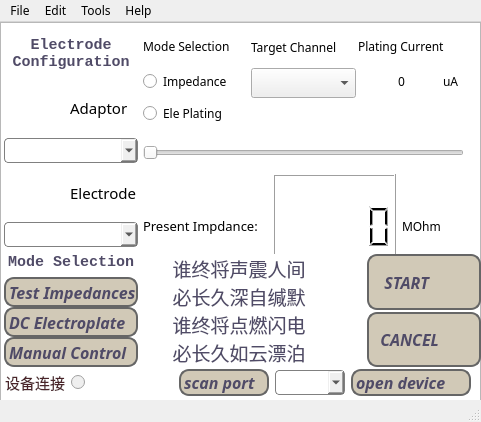
<?xml version="1.0" encoding="UTF-8"?>
<ui version="4.0">
 <class>MainWindow</class>
 <widget class="QMainWindow" name="MainWindow">
  <property name="enabled">
   <bool>true</bool>
  </property>
  <property name="geometry">
   <rect>
    <x>0</x>
    <y>0</y>
    <width>481</width>
    <height>422</height>
   </rect>
  </property>
  <property name="sizePolicy">
   <sizepolicy hsizetype="Fixed" vsizetype="Fixed">
    <horstretch>0</horstretch>
    <verstretch>0</verstretch>
   </sizepolicy>
  </property>
  <property name="minimumSize">
   <size>
    <width>481</width>
    <height>422</height>
   </size>
  </property>
  <property name="maximumSize">
   <size>
    <width>481</width>
    <height>422</height>
   </size>
  </property>
  <property name="font">
   <font>
    <family>Trebuchet MS</family>
   </font>
  </property>
  <property name="mouseTracking">
   <bool>false</bool>
  </property>
  <property name="windowTitle">
   <string>MainWindow</string>
  </property>
  <widget class="QWidget" name="centralwidget">
   <property name="autoFillBackground">
    <bool>true</bool>
   </property>
   <property name="styleSheet">
    <string notr="true"/>
   </property>
   <widget class="QWidget" name="layoutWidget">
    <property name="geometry">
     <rect>
      <x>0</x>
      <y>0</y>
      <width>481</width>
      <height>376</height>
     </rect>
    </property>
    <layout class="QGridLayout" name="gridLayout_2">
     <property name="spacing">
      <number>0</number>
     </property>
     <item row="0" column="1">
      <layout class="QVBoxLayout" name="verticalLayout_5">
       <property name="topMargin">
        <number>6</number>
       </property>
       <item>
        <widget class="QStackedWidget" name="stackedWidget">
         <property name="enabled">
          <bool>true</bool>
         </property>
         <property name="sizePolicy">
          <sizepolicy hsizetype="Preferred" vsizetype="Preferred">
           <horstretch>66</horstretch>
           <verstretch>0</verstretch>
          </sizepolicy>
         </property>
         <property name="minimumSize">
          <size>
           <width>300</width>
           <height>0</height>
          </size>
         </property>
         <property name="sizeIncrement">
          <size>
           <width>100</width>
           <height>0</height>
          </size>
         </property>
         <property name="baseSize">
          <size>
           <width>500</width>
           <height>0</height>
          </size>
         </property>
         <property name="acceptDrops">
          <bool>false</bool>
         </property>
         <property name="styleSheet">
          <string notr="true">QStackedWidget{
    border:none;
    
  }  
 border-bottom-right-radius:10px;</string>
         </property>
         <property name="currentIndex">
          <number>2</number>
         </property>
         <widget class="QWidget" name="page">
          <property name="styleSheet">
           <string notr="true"/>
          </property>
          <layout class="QVBoxLayout" name="verticalLayout_6">
           <item>
            <layout class="QHBoxLayout" name="horizontalLayout_2" stretch="3,2,1">
             <item>
              <widget class="QLabel" name="label_7">
               <property name="font">
                <font>
                 <family>Kristen ITC</family>
                 <pointsize>11</pointsize>
                </font>
               </property>
               <property name="text">
                <string>     During Time:</string>
               </property>
              </widget>
             </item>
             <item>
              <widget class="QSpinBox" name="spinBox">
               <property name="minimumSize">
                <size>
                 <width>0</width>
                 <height>30</height>
                </size>
               </property>
               <property name="font">
                <font>
                 <family>3ds</family>
                 <pointsize>11</pointsize>
                </font>
               </property>
              </widget>
             </item>
             <item>
              <widget class="QLabel" name="label_8">
               <property name="sizePolicy">
                <sizepolicy hsizetype="Preferred" vsizetype="Preferred">
                 <horstretch>0</horstretch>
                 <verstretch>0</verstretch>
                </sizepolicy>
               </property>
               <property name="font">
                <font>
                 <family>3ds</family>
                 <pointsize>11</pointsize>
                </font>
               </property>
               <property name="text">
                <string>ms</string>
               </property>
              </widget>
             </item>
            </layout>
           </item>
           <item>
            <layout class="QHBoxLayout" name="horizontalLayout_3" stretch="3,2,1">
             <item>
              <widget class="QLabel" name="label_9">
               <property name="font">
                <font>
                 <family>Kristen ITC</family>
                 <pointsize>11</pointsize>
                </font>
               </property>
               <property name="text">
                <string>     Pause  Time:</string>
               </property>
              </widget>
             </item>
             <item>
              <widget class="QSpinBox" name="spinBox_2">
               <property name="sizePolicy">
                <sizepolicy hsizetype="Minimum" vsizetype="Fixed">
                 <horstretch>0</horstretch>
                 <verstretch>0</verstretch>
                </sizepolicy>
               </property>
               <property name="minimumSize">
                <size>
                 <width>0</width>
                 <height>30</height>
                </size>
               </property>
               <property name="font">
                <font>
                 <family>3ds</family>
                 <pointsize>12</pointsize>
                </font>
               </property>
              </widget>
             </item>
             <item>
              <widget class="QLabel" name="label_10">
               <property name="font">
                <font>
                 <family>3ds</family>
                 <pointsize>11</pointsize>
                </font>
               </property>
               <property name="text">
                <string>S</string>
               </property>
              </widget>
             </item>
            </layout>
           </item>
           <item>
            <widget class="QSlider" name="horizontalSlider">
             <property name="styleSheet">
              <string notr="true">QSlider{border:none;}
QSlider::groove:horizontal {
    border: none;
    height: 6px;
    border-radius: 10px;
    background: lightgray;
}
QSlider::handle:horizontal {
    border: none;
    margin: -5px 0px; /* 上下边距和左右边距*/
    width: 16px;
    height: 16px;
    border-radius: 8px;
    background:black;
    border-image: url(:/images/playPbHandle16_White.png);
}
/*划过部分*/
QSlider::sub-page:horizontal {
    background: black;
    height: 4px;
    border-radius: 3px;
}
/*未划过部分*/
QSlider::add-page:horizontal {
    background: lightgray;
    height: 4px;
    border-radius: 3px;
}
 #e83c3c;</string>
             </property>
             <property name="orientation">
              <enum>Qt::Horizontal</enum>
             </property>
            </widget>
           </item>
           <item>
            <layout class="QHBoxLayout" name="horizontalLayout_5" stretch="3,2,1">
             <item>
              <widget class="QLabel" name="label_11">
               <property name="font">
                <font>
                 <family>Kristen ITC</family>
                 <pointsize>11</pointsize>
                </font>
               </property>
               <property name="text">
                <string>     Plating Current:</string>
               </property>
              </widget>
             </item>
             <item>
              <widget class="QLabel" name="label_12">
               <property name="font">
                <font>
                 <family>3ds</family>
                 <pointsize>11</pointsize>
                </font>
               </property>
               <property name="text">
                <string>0</string>
               </property>
              </widget>
             </item>
             <item>
              <widget class="QLabel" name="label_13">
               <property name="text">
                <string>uA</string>
               </property>
              </widget>
             </item>
            </layout>
           </item>
           <item>
            <layout class="QHBoxLayout" name="horizontalLayout_6" stretch="2,1">
             <item>
              <widget class="QLabel" name="label_15">
               <property name="font">
                <font>
                 <family>Kristen ITC</family>
                 <pointsize>11</pointsize>
                </font>
               </property>
               <property name="text">
                <string>     Present Plating Channel:</string>
               </property>
              </widget>
             </item>
             <item>
              <widget class="QLabel" name="label_16">
               <property name="font">
                <font>
                 <family>3ds</family>
                 <pointsize>12</pointsize>
                </font>
               </property>
               <property name="text">
                <string>0</string>
               </property>
              </widget>
             </item>
            </layout>
           </item>
          </layout>
         </widget>
         <widget class="QWidget" name="page_3"/>
         <widget class="QWidget" name="page_2">
          <widget class="QWidget" name="layoutWidget">
           <property name="geometry">
            <rect>
             <x>5</x>
             <y>-1</y>
             <width>321</width>
             <height>251</height>
            </rect>
           </property>
           <layout class="QVBoxLayout" name="verticalLayout_10" stretch="1,1,1">
            <item>
             <layout class="QHBoxLayout" name="horizontalLayout_9" stretch="1,1,1">
              <property name="spacing">
               <number>2</number>
              </property>
              <item>
               <layout class="QVBoxLayout" name="verticalLayout_7">
                <property name="topMargin">
                 <number>2</number>
                </property>
                <property name="bottomMargin">
                 <number>4</number>
                </property>
                <item>
                 <widget class="QLabel" name="label_5">
                  <property name="font">
                   <font>
                    <family>Kristen ITC</family>
                   </font>
                  </property>
                  <property name="text">
                   <string>Mode Selection</string>
                  </property>
                 </widget>
                </item>
                <item>
                 <widget class="QRadioButton" name="radioButton_2">
                  <property name="minimumSize">
                   <size>
                    <width>0</width>
                    <height>30</height>
                   </size>
                  </property>
                  <property name="font">
                   <font>
                    <family>Kristen ITC</family>
                   </font>
                  </property>
                  <property name="text">
                   <string>Impedance</string>
                  </property>
                 </widget>
                </item>
                <item>
                 <widget class="QRadioButton" name="radioButton_3">
                  <property name="minimumSize">
                   <size>
                    <width>0</width>
                    <height>30</height>
                   </size>
                  </property>
                  <property name="font">
                   <font>
                    <family>Kristen ITC</family>
                   </font>
                  </property>
                  <property name="text">
                   <string>Ele Plating</string>
                  </property>
                 </widget>
                </item>
               </layout>
              </item>
              <item>
               <layout class="QVBoxLayout" name="verticalLayout_8">
                <property name="topMargin">
                 <number>2</number>
                </property>
                <property name="bottomMargin">
                 <number>4</number>
                </property>
                <item>
                 <widget class="QLabel" name="label_17">
                  <property name="font">
                   <font>
                    <family>Kristen ITC</family>
                   </font>
                  </property>
                  <property name="text">
                   <string>Target Channel</string>
                  </property>
                 </widget>
                </item>
                <item>
                 <widget class="QComboBox" name="comboBox_4">
                  <property name="minimumSize">
                   <size>
                    <width>0</width>
                    <height>30</height>
                   </size>
                  </property>
                 </widget>
                </item>
                <item>
                 <spacer name="verticalSpacer">
                  <property name="orientation">
                   <enum>Qt::Vertical</enum>
                  </property>
                  <property name="sizeType">
                   <enum>QSizePolicy::Fixed</enum>
                  </property>
                  <property name="sizeHint" stdset="0">
                   <size>
                    <width>20</width>
                    <height>30</height>
                   </size>
                  </property>
                 </spacer>
                </item>
               </layout>
              </item>
              <item>
               <layout class="QVBoxLayout" name="verticalLayout_9">
                <property name="topMargin">
                 <number>2</number>
                </property>
                <property name="bottomMargin">
                 <number>4</number>
                </property>
                <item>
                 <widget class="QLabel" name="label_18">
                  <property name="font">
                   <font>
                    <family>Kristen ITC</family>
                   </font>
                  </property>
                  <property name="text">
                   <string>Plating Current</string>
                  </property>
                 </widget>
                </item>
                <item>
                 <layout class="QHBoxLayout" name="horizontalLayout_7" stretch="0,2,1">
                  <item>
                   <spacer name="horizontalSpacer_2">
                    <property name="orientation">
                     <enum>Qt::Horizontal</enum>
                    </property>
                    <property name="sizeHint" stdset="0">
                     <size>
                      <width>40</width>
                      <height>20</height>
                     </size>
                    </property>
                   </spacer>
                  </item>
                  <item>
                   <widget class="QLabel" name="label_21">
                    <property name="minimumSize">
                     <size>
                      <width>0</width>
                      <height>30</height>
                     </size>
                    </property>
                    <property name="text">
                     <string>0</string>
                    </property>
                   </widget>
                  </item>
                  <item>
                   <widget class="QLabel" name="label_22">
                    <property name="text">
                     <string>uA</string>
                    </property>
                   </widget>
                  </item>
                 </layout>
                </item>
                <item>
                 <spacer name="verticalSpacer_2">
                  <property name="orientation">
                   <enum>Qt::Vertical</enum>
                  </property>
                  <property name="sizeType">
                   <enum>QSizePolicy::Fixed</enum>
                  </property>
                  <property name="sizeHint" stdset="0">
                   <size>
                    <width>20</width>
                    <height>30</height>
                   </size>
                  </property>
                 </spacer>
                </item>
               </layout>
              </item>
             </layout>
            </item>
            <item>
             <widget class="QSlider" name="horizontalSlider_2">
              <property name="minimumSize">
               <size>
                <width>0</width>
                <height>30</height>
               </size>
              </property>
              <property name="styleSheet">
               <string notr="true">QSlider{border:none;}
QSlider::groove:horizontal {
    border: none;
    height: 6px;
    border-radius: 10px;
    background: lightgray;
}
QSlider::handle:horizontal {
    border: none;
    margin: -5px 0px; /* 上下边距和左右边距*/
    width: 16px;
    height: 16px;
    border-radius: 8px;
    background:black;
    border-image: url(:/images/playPbHandle16_White.png);
}
/*划过部分*/
QSlider::sub-page:horizontal {
    background: black;
    height: 4px;
    border-radius: 3px;
}
/*未划过部分*/
QSlider::add-page:horizontal {
    background: lightgray;
    height: 4px;
    border-radius: 3px;
}
 #e83c3c;</string>
              </property>
              <property name="orientation">
               <enum>Qt::Horizontal</enum>
              </property>
             </widget>
            </item>
            <item>
             <layout class="QHBoxLayout" name="horizontalLayout_8" stretch="2,2,1">
              <item>
               <widget class="QLabel" name="label_19">
                <property name="font">
                 <font>
                  <family>Kristen ITC</family>
                  <pointsize>10</pointsize>
                 </font>
                </property>
                <property name="text">
                 <string>Present Impdance:</string>
                </property>
               </widget>
              </item>
              <item>
               <widget class="QLCDNumber" name="lcdNumber"/>
              </item>
              <item>
               <widget class="QLabel" name="label_20">
                <property name="text">
                 <string>MOhm</string>
                </property>
               </widget>
              </item>
             </layout>
            </item>
           </layout>
          </widget>
         </widget>
        </widget>
       </item>
       <item>
        <layout class="QHBoxLayout" name="horizontalLayout" stretch="2,1">
         <property name="spacing">
          <number>2</number>
         </property>
         <item>
          <layout class="QGridLayout" name="gridLayout">
           <item row="0" column="0">
            <widget class="QLabel" name="label_14">
             <property name="font">
              <font>
               <family>华文行楷</family>
               <pointsize>14</pointsize>
              </font>
             </property>
             <property name="styleSheet">
              <string notr="true">QLabel{border:none;color: #504B67;}</string>
             </property>
             <property name="text">
              <string>       谁终将声震人间
       必长久深自缄默
       谁终将点燃闪电
       必长久如云漂泊</string>
             </property>
             <property name="textFormat">
              <enum>Qt::PlainText</enum>
             </property>
             <property name="wordWrap">
              <bool>true</bool>
             </property>
             <property name="indent">
              <number>0</number>
             </property>
            </widget>
           </item>
          </layout>
         </item>
         <item>
          <layout class="QVBoxLayout" name="verticalLayout_3">
           <item>
            <widget class="QPushButton" name="pushButton_4">
             <property name="sizePolicy">
              <sizepolicy hsizetype="Preferred" vsizetype="Preferred">
               <horstretch>0</horstretch>
               <verstretch>0</verstretch>
              </sizepolicy>
             </property>
             <property name="minimumSize">
              <size>
               <width>0</width>
               <height>0</height>
              </size>
             </property>
             <property name="styleSheet">
              <string notr="true">QPushButton {
    font-family: &quot;Microsoft YaHei&quot;;
    font-size: 16px;
    color: #504B67;
    font-style: italic;
    font-weight: bold;

    text-align: left center;
    padding-left:3px;
    padding-top: 0px;

    border-style: solid;
    border-width: 2px;
    border-color: #666666;
    border-radius: 10px;

	border-top-left-radius: 10px;
	border-top-right-radius: 10px;
	border-bottom-left-radius: 10px;
	border-bottom-right-radius: 10px;
	border-radius: 10px;


    background-color: #D1C9B7;
    background-repeat: no-repeat;
    background-position: left center;
}
QPushButton:hover{
	color:#FFF5EE;;
	border-color:#666666; 
    background-color: #D2B48C;
}
QPushButton:pressed{
	color: #504B67;
	border-color:#F4A460;
    background-color:#F0FFFF;
}</string>
             </property>
             <property name="text">
              <string>   START</string>
             </property>
            </widget>
           </item>
           <item>
            <widget class="QPushButton" name="pushButton_5">
             <property name="sizePolicy">
              <sizepolicy hsizetype="Preferred" vsizetype="Preferred">
               <horstretch>0</horstretch>
               <verstretch>0</verstretch>
              </sizepolicy>
             </property>
             <property name="minimumSize">
              <size>
               <width>0</width>
               <height>0</height>
              </size>
             </property>
             <property name="styleSheet">
              <string notr="true">QPushButton {
    font-family: &quot;Microsoft YaHei&quot;;
    font-size: 16px;
    color: #504B67;
    font-style: italic;
    font-weight: bold;

    text-align: left center;
    padding-left:3px;
    padding-top: 0px;

    border-style: solid;
    border-width: 2px;
    border-color: #666666;
    border-radius: 10px;

	border-top-left-radius: 10px;
	border-top-right-radius: 10px;
	border-bottom-left-radius: 10px;
	border-bottom-right-radius: 10px;
	border-radius: 10px;


    background-color: #D1C9B7;
    background-repeat: no-repeat;
    background-position: left center;
}
QPushButton:hover{
	color:#FFF5EE;;
	border-color:#666666; 
    background-color: #D2B48C;
}
QPushButton:pressed{
	color: #504B67;
	border-color:#F4A460;
    background-color:#F0FFFF;
}</string>
             </property>
             <property name="text">
              <string>  CANCEL</string>
             </property>
            </widget>
           </item>
          </layout>
         </item>
        </layout>
       </item>
      </layout>
     </item>
     <item row="0" column="0">
      <layout class="QVBoxLayout" name="verticalLayout_4" stretch="1,1">
       <property name="leftMargin">
        <number>4</number>
       </property>
       <property name="topMargin">
        <number>6</number>
       </property>
       <item>
        <layout class="QVBoxLayout" name="verticalLayout">
         <item>
          <widget class="QLabel" name="label">
           <property name="enabled">
            <bool>true</bool>
           </property>
           <property name="sizePolicy">
            <sizepolicy hsizetype="Preferred" vsizetype="Fixed">
             <horstretch>0</horstretch>
             <verstretch>0</verstretch>
            </sizepolicy>
           </property>
           <property name="minimumSize">
            <size>
             <width>0</width>
             <height>50</height>
            </size>
           </property>
           <property name="baseSize">
            <size>
             <width>0</width>
             <height>0</height>
            </size>
           </property>
           <property name="font">
            <font>
             <family>Consolas</family>
             <pointsize>11</pointsize>
             <weight>75</weight>
             <italic>false</italic>
             <bold>true</bold>
            </font>
           </property>
           <property name="contextMenuPolicy">
            <enum>Qt::DefaultContextMenu</enum>
           </property>
           <property name="acceptDrops">
            <bool>false</bool>
           </property>
           <property name="layoutDirection">
            <enum>Qt::LeftToRight</enum>
           </property>
           <property name="autoFillBackground">
            <bool>false</bool>
           </property>
           <property name="styleSheet">
            <string notr="true">QLabel{border:none;color: #504B67;}</string>
           </property>
           <property name="text">
            <string>Electrode
Configuration</string>
           </property>
           <property name="alignment">
            <set>Qt::AlignCenter</set>
           </property>
          </widget>
         </item>
         <item>
          <widget class="QLabel" name="label_3">
           <property name="sizePolicy">
            <sizepolicy hsizetype="Preferred" vsizetype="Preferred">
             <horstretch>0</horstretch>
             <verstretch>0</verstretch>
            </sizepolicy>
           </property>
           <property name="minimumSize">
            <size>
             <width>0</width>
             <height>20</height>
            </size>
           </property>
           <property name="font">
            <font>
             <family>Buxton Sketch</family>
             <pointsize>11</pointsize>
            </font>
           </property>
           <property name="styleSheet">
            <string notr="true">QLabel{border:none;color: black;}</string>
           </property>
           <property name="text">
            <string>                 Adaptor</string>
           </property>
          </widget>
         </item>
         <item>
          <widget class="QComboBox" name="comboBox">
           <property name="minimumSize">
            <size>
             <width>0</width>
             <height>25</height>
            </size>
           </property>
           <property name="styleSheet">
            <string notr="true">QComboBox{
    border:1px solid gray;
    border-radius:4px;
    padding:2px 4px;
}</string>
           </property>
          </widget>
         </item>
         <item>
          <widget class="QLabel" name="label_2">
           <property name="minimumSize">
            <size>
             <width>0</width>
             <height>20</height>
            </size>
           </property>
           <property name="font">
            <font>
             <family>Buxton Sketch</family>
             <pointsize>11</pointsize>
            </font>
           </property>
           <property name="styleSheet">
            <string notr="true">QLabel{border:none;color:black;}</string>
           </property>
           <property name="text">
            <string>                 Electrode</string>
           </property>
          </widget>
         </item>
         <item>
          <widget class="QComboBox" name="comboBox_2">
           <property name="minimumSize">
            <size>
             <width>0</width>
             <height>25</height>
            </size>
           </property>
           <property name="styleSheet">
            <string notr="true">QComboBox{
    border:1px solid gray;
    border-radius:4px;
    padding:2px 4px;
}</string>
           </property>
          </widget>
         </item>
        </layout>
       </item>
       <item>
        <layout class="QVBoxLayout" name="verticalLayout_2">
         <item>
          <widget class="QLabel" name="label_4">
           <property name="sizePolicy">
            <sizepolicy hsizetype="Preferred" vsizetype="Fixed">
             <horstretch>0</horstretch>
             <verstretch>0</verstretch>
            </sizepolicy>
           </property>
           <property name="minimumSize">
            <size>
             <width>100</width>
             <height>30</height>
            </size>
           </property>
           <property name="font">
            <font>
             <family>Consolas</family>
             <pointsize>11</pointsize>
             <weight>75</weight>
             <italic>false</italic>
             <bold>true</bold>
            </font>
           </property>
           <property name="layoutDirection">
            <enum>Qt::LeftToRight</enum>
           </property>
           <property name="autoFillBackground">
            <bool>false</bool>
           </property>
           <property name="styleSheet">
            <string notr="true">QLabel{border:none;color: #504B67;}</string>
           </property>
           <property name="text">
            <string>Mode Selection</string>
           </property>
           <property name="alignment">
            <set>Qt::AlignCenter</set>
           </property>
           <property name="wordWrap">
            <bool>false</bool>
           </property>
           <property name="openExternalLinks">
            <bool>false</bool>
           </property>
          </widget>
         </item>
         <item>
          <widget class="QPushButton" name="pushButton">
           <property name="minimumSize">
            <size>
             <width>0</width>
             <height>30</height>
            </size>
           </property>
           <property name="styleSheet">
            <string notr="true">QPushButton {
    font-family: &quot;Microsoft YaHei&quot;;
    font-size: 16px;
    color: #504B67;
    font-style: italic;
    font-weight: bold;

    text-align: left center;
    padding-left:3px;
    padding-top: 0px;

    border-style: solid;
    border-width: 2px;
    border-color: #666666;
    border-radius: 10px;

	border-top-left-radius: 10px;
	border-top-right-radius: 10px;
	border-bottom-left-radius: 10px;
	border-bottom-right-radius: 10px;
	border-radius: 10px;


    background-color: #D1C9B7;
    background-repeat: no-repeat;
    background-position: left center;
}
QPushButton:hover{
	color:#FFF5EE;;
	border-color:#666666; 
    background-color: #D2B48C;
}
QPushButton:pressed{
	color: #504B67;
	border-color:#F4A460;
    background-color:#F0FFFF;
}</string>
           </property>
           <property name="text">
            <string>Test Impedances</string>
           </property>
          </widget>
         </item>
         <item>
          <widget class="QPushButton" name="pushButton_2">
           <property name="minimumSize">
            <size>
             <width>0</width>
             <height>30</height>
            </size>
           </property>
           <property name="styleSheet">
            <string notr="true">QPushButton {
    font-family: &quot;Microsoft YaHei&quot;;
    font-size: 16px;
    color: #504B67;
    font-style: italic;
    font-weight: bold;

    text-align: left center;
    padding-left:3px;
    padding-top: 0px;

    border-style: solid;
    border-width: 2px;
    border-color: #666666;
    border-radius: 10px;

	border-top-left-radius: 10px;
	border-top-right-radius: 10px;
	border-bottom-left-radius: 10px;
	border-bottom-right-radius: 10px;
	border-radius: 10px;


    background-color: #D1C9B7;
    background-repeat: no-repeat;
    background-position: left center;
}
QPushButton:hover{
	color:#FFF5EE;;
	border-color:#666666; 
    background-color: #D2B48C;
}
QPushButton:pressed{
	color: #504B67;
	border-color:#F4A460;
    background-color:#F0FFFF;
}</string>
           </property>
           <property name="text">
            <string>DC Electroplate</string>
           </property>
          </widget>
         </item>
         <item>
          <widget class="QPushButton" name="pushButton_3">
           <property name="minimumSize">
            <size>
             <width>0</width>
             <height>30</height>
            </size>
           </property>
           <property name="styleSheet">
            <string notr="true">QPushButton {
    font-family: &quot;Microsoft YaHei&quot;;
    font-size: 16px;
    color: #504B67;
    font-style: italic;
    font-weight: bold;

    text-align: left center;
    padding-left:3px;
    padding-top: 0px;

    border-style: solid;
    border-width: 2px;
    border-color: #666666;
    border-radius: 10px;

	border-top-left-radius: 10px;
	border-top-right-radius: 10px;
	border-bottom-left-radius: 10px;
	border-bottom-right-radius: 10px;
	border-radius: 10px;


    background-color: #D1C9B7;
    background-repeat: no-repeat;
    background-position: left center;
}
QPushButton:hover{
	color:#FFF5EE;;
	border-color:#666666; 
    background-color: #D2B48C;
}
QPushButton:pressed{
	color: #504B67;
	border-color:#F4A460;
    background-color:#F0FFFF;
}</string>
           </property>
           <property name="text">
            <string>Manual Control</string>
           </property>
          </widget>
         </item>
        </layout>
       </item>
      </layout>
     </item>
     <item row="1" column="0" colspan="2">
      <layout class="QHBoxLayout" name="horizontalLayout_4" stretch="0,0,0,0,0,0">
       <property name="spacing">
        <number>6</number>
       </property>
       <property name="sizeConstraint">
        <enum>QLayout::SetFixedSize</enum>
       </property>
       <property name="leftMargin">
        <number>5</number>
       </property>
       <property name="topMargin">
        <number>2</number>
       </property>
       <property name="rightMargin">
        <number>10</number>
       </property>
       <property name="bottomMargin">
        <number>2</number>
       </property>
       <item>
        <widget class="QLabel" name="label_6">
         <property name="font">
          <font>
           <family>方正舒体</family>
           <pointsize>11</pointsize>
          </font>
         </property>
         <property name="styleSheet">
          <string notr="true">QLabel{border:none;color:#4A2429}</string>
         </property>
         <property name="text">
          <string>设备连接</string>
         </property>
        </widget>
       </item>
       <item>
        <widget class="QRadioButton" name="radioButton">
         <property name="enabled">
          <bool>false</bool>
         </property>
         <property name="styleSheet">
          <string notr="true">QRadioButton{border:none;color:black;}</string>
         </property>
         <property name="text">
          <string/>
         </property>
        </widget>
       </item>
       <item>
        <spacer name="horizontalSpacer">
         <property name="orientation">
          <enum>Qt::Horizontal</enum>
         </property>
         <property name="sizeType">
          <enum>QSizePolicy::Fixed</enum>
         </property>
         <property name="sizeHint" stdset="0">
          <size>
           <width>80</width>
           <height>20</height>
          </size>
         </property>
        </spacer>
       </item>
       <item>
        <widget class="QPushButton" name="pushButton_6">
         <property name="minimumSize">
          <size>
           <width>90</width>
           <height>0</height>
          </size>
         </property>
         <property name="styleSheet">
          <string notr="true">QPushButton {
    font-family: &quot;Microsoft YaHei&quot;;
    font-size: 16px;
    color: #504B67;
    font-style: italic;
    font-weight: bold;

    text-align: left center;
    padding-left:3px;
    padding-top: 0px;

    border-style: solid;
    border-width: 2px;
    border-color: #666666;
    border-radius: 10px;

	border-top-left-radius: 10px;
	border-top-right-radius: 10px;
	border-bottom-left-radius: 10px;
	border-bottom-right-radius: 10px;
	border-radius: 10px;


    background-color: #D1C9B7;
    background-repeat: no-repeat;
    background-position: left center;
}
QPushButton:hover{
	color:#FFF5EE;;
	border-color:#666666; 
    background-color: #D2B48C;
}
QPushButton:pressed{
	color: #504B67;
	border-color:#F4A460;
    background-color:#F0FFFF;
}</string>
         </property>
         <property name="text">
          <string>scan port</string>
         </property>
        </widget>
       </item>
       <item>
        <widget class="QComboBox" name="comboBox_3">
         <property name="styleSheet">
          <string notr="true">QComboBox{
    border:1px solid gray;
    border-radius:4px;
    padding:2px 4px;
}</string>
         </property>
        </widget>
       </item>
       <item>
        <widget class="QPushButton" name="pushButton_8">
         <property name="minimumSize">
          <size>
           <width>120</width>
           <height>0</height>
          </size>
         </property>
         <property name="styleSheet">
          <string notr="true">QPushButton {
    font-family: &quot;Microsoft YaHei&quot;;
    font-size: 16px;
    color: #504B67;
    font-style: italic;
    font-weight: bold;

    text-align: left center;
    padding-left:3px;
    padding-top: 0px;

    border-style: solid;
    border-width: 2px;
    border-color: #666666;
    border-radius: 10px;

	border-top-left-radius: 10px;
	border-top-right-radius: 10px;
	border-bottom-left-radius: 10px;
	border-bottom-right-radius: 10px;
	border-radius: 10px;


    background-color: #D1C9B7;
    background-repeat: no-repeat;
    background-position: left center;
}
QPushButton:hover{
	color:#FFF5EE;;
	border-color:#666666; 
    background-color: #D2B48C;
}
QPushButton:pressed{
	color: #504B67;
	border-color:#F4A460;
    background-color:#F0FFFF;
}</string>
         </property>
         <property name="text">
          <string>open device</string>
         </property>
        </widget>
       </item>
      </layout>
     </item>
    </layout>
   </widget>
   <widget class="QListWidget" name="listWidget">
    <property name="geometry">
     <rect>
      <x>0</x>
      <y>0</y>
      <width>481</width>
      <height>381</height>
     </rect>
    </property>
    <property name="styleSheet">
     <string notr="true">background-image: url(:/image/gg4.jfif);</string>
    </property>
   </widget>
   <zorder>listWidget</zorder>
   <zorder>layoutWidget</zorder>
  </widget>
  <widget class="QMenuBar" name="menubar">
   <property name="geometry">
    <rect>
     <x>0</x>
     <y>0</y>
     <width>481</width>
     <height>23</height>
    </rect>
   </property>
   <widget class="QMenu" name="menuFile">
    <property name="title">
     <string>File</string>
    </property>
   </widget>
   <widget class="QMenu" name="menuEdit">
    <property name="title">
     <string>Edit</string>
    </property>
   </widget>
   <widget class="QMenu" name="menuTools">
    <property name="title">
     <string>Tools</string>
    </property>
   </widget>
   <widget class="QMenu" name="menuHelp">
    <property name="title">
     <string>Help</string>
    </property>
   </widget>
   <addaction name="menuFile"/>
   <addaction name="menuEdit"/>
   <addaction name="menuTools"/>
   <addaction name="menuHelp"/>
  </widget>
  <widget class="QStatusBar" name="statusbar"/>
 </widget>
 <resources>
  <include location="picture.qrc"/>
  <include location="picture4.qrc"/>
  <include location="picture3.qrc"/>
  <include location="picture2.qrc"/>
 </resources>
 <connections/>
</ui>
